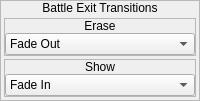
             <widget class="QFrame" name="frame_44">
              <property name="sizePolicy">
               <sizepolicy hsizetype="Fixed" vsizetype="Fixed">
                <horstretch>0</horstretch>
                <verstretch>0</verstretch>
               </sizepolicy>
              </property>
              <property name="frameShape">
               <enum>QFrame::StyledPanel</enum>
              </property>
              <property name="frameShadow">
               <enum>QFrame::Raised</enum>
              </property>
              <layout class="QVBoxLayout" name="verticalLayout_58">
               <property name="spacing">
                <number>0</number>
               </property>
               <property name="margin">
                <number>0</number>
               </property>
               <item>
                <widget class="QLabel" name="label_42">
                 <property name="sizePolicy">
                  <sizepolicy hsizetype="Preferred" vsizetype="Fixed">
                   <horstretch>0</horstretch>
                   <verstretch>0</verstretch>
                  </sizepolicy>
                 </property>
                 <property name="text">
                  <string>Battle Exit Transitions</string>
                 </property>
                 <property name="alignment">
                  <set>Qt::AlignCenter</set>
                 </property>
                </widget>
               </item>
               <item>
                <widget class="QWidget" name="widget_42" native="true">
                 <layout class="QVBoxLayout" name="verticalLayout_61">
                  <property name="spacing">
                   <number>3</number>
                  </property>
                  <property name="margin">
                   <number>3</number>
                  </property>
                  <item>
                   <widget class="QFrame" name="frame_45">
                    <property name="frameShape">
                     <enum>QFrame::StyledPanel</enum>
                    </property>
                    <property name="frameShadow">
                     <enum>QFrame::Raised</enum>
                    </property>
                    <layout class="QVBoxLayout" name="verticalLayout_57">
                     <property name="spacing">
                      <number>0</number>
                     </property>
                     <property name="margin">
                      <number>0</number>
                     </property>
                     <item>
                      <widget class="QLabel" name="label_43">
                       <property name="sizePolicy">
                        <sizepolicy hsizetype="Preferred" vsizetype="Fixed">
                         <horstretch>0</horstretch>
                         <verstretch>0</verstretch>
                        </sizepolicy>
                       </property>
                       <property name="text">
                        <string>Erase</string>
                       </property>
                       <property name="alignment">
                        <set>Qt::AlignCenter</set>
                       </property>
                      </widget>
                     </item>
                     <item>
                      <widget class="QWidget" name="widget_43" native="true">
                       <layout class="QHBoxLayout" name="horizontalLayout_37">
                        <property name="spacing">
                         <number>0</number>
                        </property>
                        <property name="margin">
                         <number>0</number>
                        </property>
                        <item>
                         <widget class="QComboBox" name="cboxBattleExitTransition_Erase">
                          <item>
                           <property name="text">
                            <string>Fade Out</string>
                           </property>
                          </item>
                          <item>
                           <property name="text">
                            <string>Remove Blocks</string>
                           </property>
                          </item>
                          <item>
                           <property name="text">
                            <string>Wipe Downward</string>
                           </property>
                          </item>
                          <item>
                           <property name="text">
                            <string>Wipe Upward</string>
                           </property>
                          </item>
                          <item>
                           <property name="text">
                            <string>Venetian Blinds</string>
                           </property>
                          </item>
                          <item>
                           <property name="text">
                            <string>Vertical Blinds</string>
                           </property>
                          </item>
                          <item>
                           <property name="text">
                            <string>Horizontal Blinds</string>
                           </property>
                          </item>
                          <item>
                           <property name="text">
                            <string>Receding Square</string>
                           </property>
                          </item>
                          <item>
                           <property name="text">
                            <string>Expanding Square</string>
                           </property>
                          </item>
                          <item>
                           <property name="text">
                            <string>Screen Moves Up</string>
                           </property>
                          </item>
                          <item>
                           <property name="text">
                            <string>Screen Moves Down</string>
                           </property>
                          </item>
                          <item>
                           <property name="text">
                            <string>Screen Moves Left</string>
                           </property>
                          </item>
                          <item>
                           <property name="text">
                            <string>Screen Moves Right</string>
                           </property>
                          </item>
                          <item>
                           <property name="text">
                            <string>Vertical Division</string>
                           </property>
                          </item>
                          <item>
                           <property name="text">
                            <string>Horizontal Division</string>
                           </property>
                          </item>
                          <item>
                           <property name="text">
                            <string>Quadrasection</string>
                           </property>
                          </item>
                          <item>
                           <property name="text">
                            <string>Zoom In</string>
                           </property>
                          </item>
                          <item>
                           <property name="text">
                            <string>Mosaic</string>
                           </property>
                          </item>
                          <item>
                           <property name="text">
                            <string>Waver Screen</string>
                           </property>
                          </item>
                          <item>
                           <property name="text">
                            <string>Instantaneous</string>
                           </property>
                          </item>
                          <item>
                           <property name="text">
                            <string>No Transition</string>
                           </property>
                          </item>
                         </widget>
                        </item>
                       </layout>
                      </widget>
                     </item>
                    </layout>
                   </widget>
                  </item>
                  <item>
                   <widget class="QFrame" name="frame_46">
                    <property name="frameShape">
                     <enum>QFrame::StyledPanel</enum>
                    </property>
                    <property name="frameShadow">
                     <enum>QFrame::Raised</enum>
                    </property>
                    <layout class="QVBoxLayout" name="verticalLayout_59">
                     <property name="spacing">
                      <number>0</number>
                     </property>
                     <property name="margin">
                      <number>0</number>
                     </property>
                     <item>
                      <widget class="QLabel" name="label_44">
                       <property name="sizePolicy">
                        <sizepolicy hsizetype="Preferred" vsizetype="Fixed">
                         <horstretch>0</horstretch>
                         <verstretch>0</verstretch>
                        </sizepolicy>
                       </property>
                       <property name="text">
                        <string>Show</string>
                       </property>
                       <property name="alignment">
                        <set>Qt::AlignCenter</set>
                       </property>
                      </widget>
                     </item>
                     <item>
                      <widget class="QWidget" name="widget_44" native="true">
                       <layout class="QHBoxLayout" name="horizontalLayout_38">
                        <property name="spacing">
                         <number>0</number>
                        </property>
                        <property name="margin">
                         <number>0</number>
                        </property>
                        <item>
                         <widget class="QComboBox" name="cboxBattleExitTransition_Show">
                          <item>
                           <property name="text">
                            <string>Fade In</string>
                           </property>
                          </item>
                          <item>
                           <property name="text">
                            <string>Reconstitute Blocks</string>
                           </property>
                          </item>
                          <item>
                           <property name="text">
                            <string>Unwipe Downward</string>
                           </property>
                          </item>
                          <item>
                           <property name="text">
                            <string>Unwipe Upward</string>
                           </property>
                          </item>
                          <item>
                           <property name="text">
                            <string>Venetian Blinds</string>
                           </property>
                          </item>
                          <item>
                           <property name="text">
                            <string>Vertical Blinds</string>
                           </property>
                          </item>
                          <item>
                           <property name="text">
                            <string>Horizontal Blinds</string>
                           </property>
                          </item>
                          <item>
                           <property name="text">
                            <string>Receding Square</string>
                           </property>
                          </item>
                          <item>
                           <property name="text">
                            <string>Expanding Square</string>
                           </property>
                          </item>
                          <item>
                           <property name="text">
                            <string>Screen Moves Down</string>
                           </property>
                          </item>
                          <item>
                           <property name="text">
                            <string>Screen Moves Up</string>
                           </property>
                          </item>
                          <item>
                           <property name="text">
                            <string>Screen Moves Right</string>
                           </property>
                          </item>
                          <item>
                           <property name="text">
                            <string>Screen Moves Left</string>
                           </property>
                          </item>
                          <item>
                           <property name="text">
                            <string>Vertical Unify</string>
                           </property>
                          </item>
                          <item>
                           <property name="text">
                            <string>Horizontal Unify</string>
                           </property>
                          </item>
                          <item>
                           <property name="text">
                            <string>Unify Quadrants</string>
                           </property>
                          </item>
                          <item>
                           <property name="text">
                            <string>Zoom Out</string>
                           </property>
                          </item>
                          <item>
                           <property name="text">
                            <string>Mosaic</string>
                           </property>
                          </item>
                          <item>
                           <property name="text">
                            <string>Waver Screen</string>
                           </property>
                          </item>
                          <item>
                           <property name="text">
                            <string>Instantaneous</string>
                           </property>
                          </item>
                         </widget>
                        </item>
                       </layout>
                      </widget>
                     </item>
                    </layout>
                   </widget>
                  </item>
                 </layout>
                </widget>
               </item>
              </layout>
             </widget>
